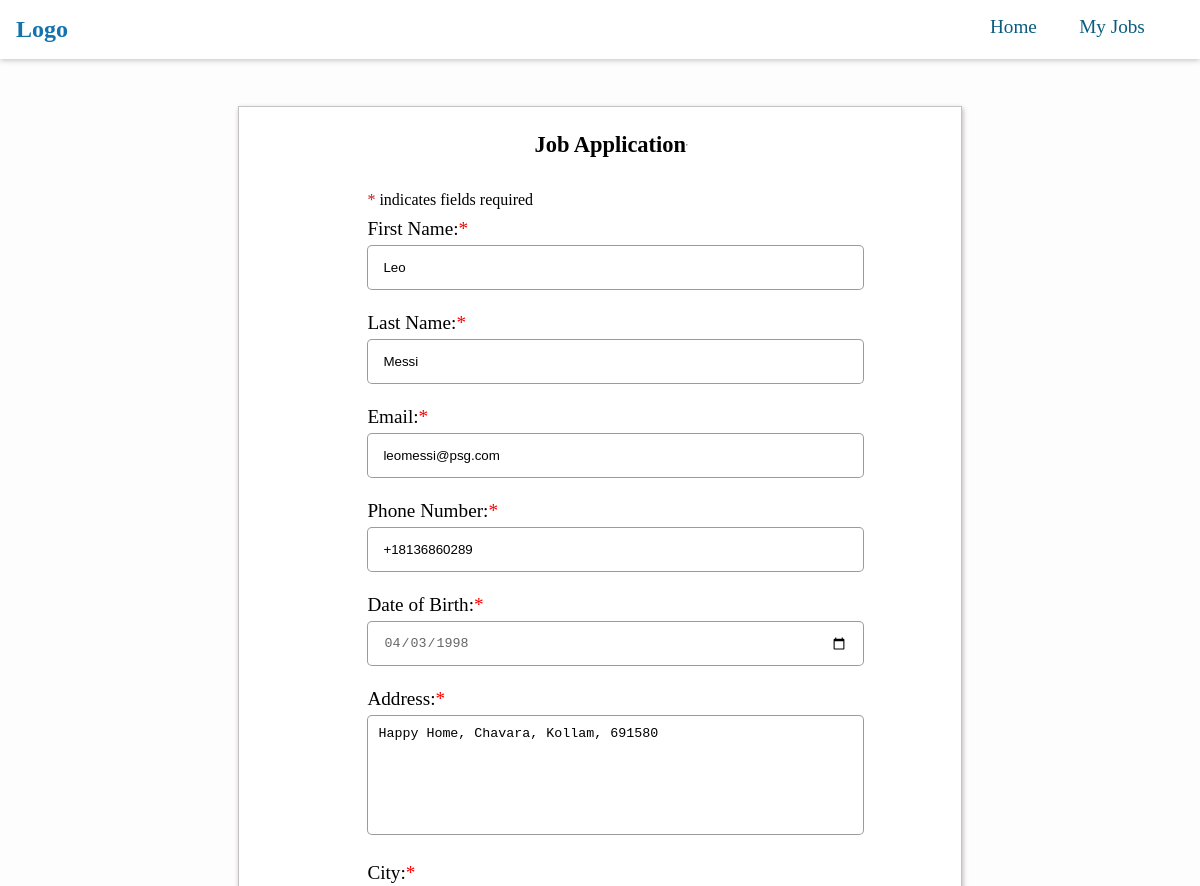
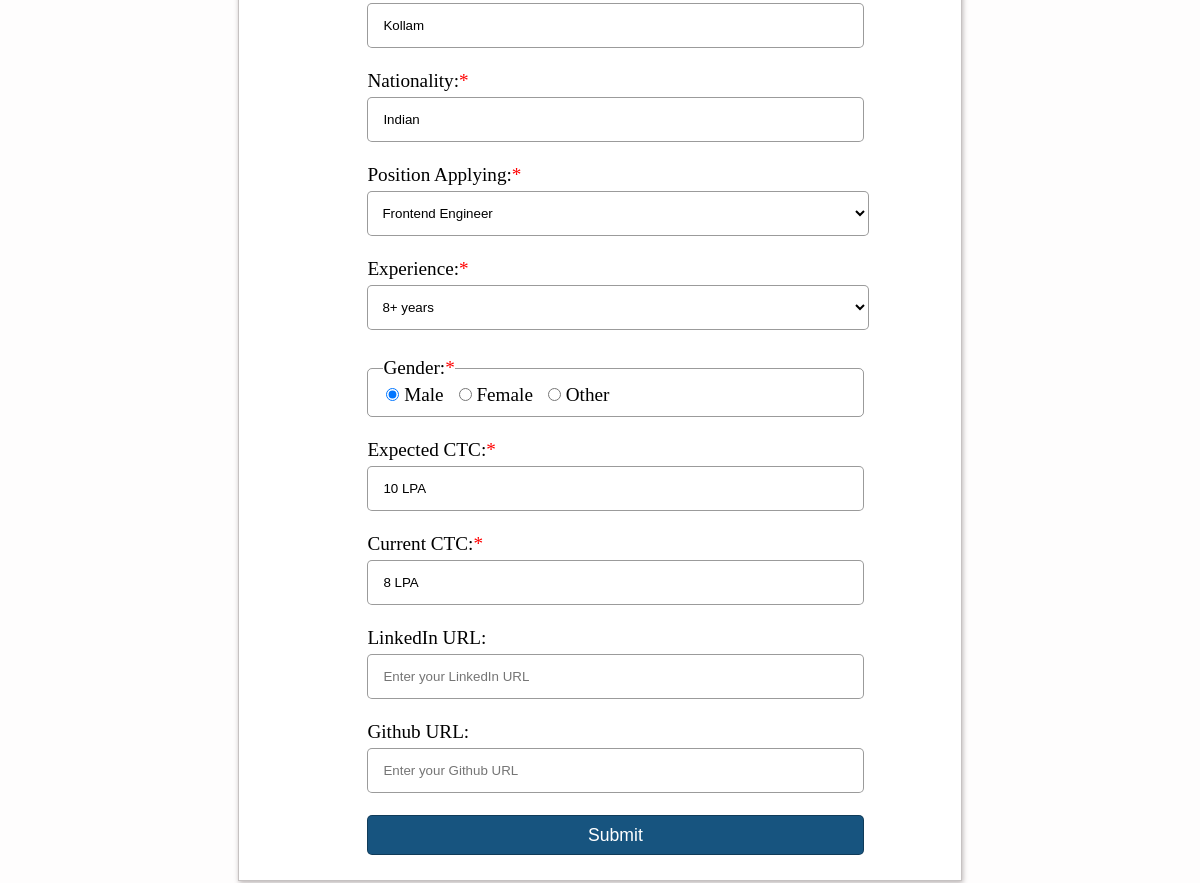
/edit/26/, run on the app's committed database (2 pictures, top to bottom).
### apply_job/models.py (models this page shows, shortened)
class JobApplication(models.Model):
    GENDER = [
        ("M", "Male"),
        ("F", "Female"),
        ("O", "Other"),
    ]
    EXPERIENCE = [
        ("1", "Fresher"),
        ("2", "1-2 years"),
        ("3", "3-5 years"),
        ("4", "6-8 years"),
        ("5", "8+ years"),
    ]
    first_name = models.CharField(max_length=25, blank=True)
    last_name = models.CharField(max_length=25, blank=True)
    email = models.EmailField(max_length=100, blank=True)
    phone_number = PhoneNumberField(region="US", blank=True)
    date_of_birth = models.DateField(blank=True)
    address = models.TextField(blank=True)
    city = models.CharField(max_length=50, blank=True)
    nationality = models.CharField(max_length=30, blank=True)
    position_applying = models.ForeignKey(Position, on_delete=models.CASCADE, blank=True)
    experience = models.CharField(max_length=20, choices=EXPERIENCE, blank=True)
    gender = models.CharField(max_length=10, choices=GENDER, blank=True)
    date_applied = models.DateTimeField(auto_now=True, blank=True)
    expected_ctc = models.CharField(max_length=50, blank=True)
    current_ctc = models.CharField(max_length=50, blank=True)
    linkedin_url = models.URLField(null=True, blank=True)
    github_url = models.URLField(null=True, blank=True)

### apply_job/views.py (the view)
# urls.py: path("edit/<str:pk>/", views.edit_form, name="edit"),
def edit_form(request, pk):
    application = JobApplication.objects.get(id=pk)
    form = ApplicationForm(instance=application)  # instance of form with filled
    if request.method == "POST":
        form = ApplicationForm(request.POST, instance=application)
        if form.is_valid():
            form.save()
            messages.success(request, "Successfully edited your application")
            return redirect("myjobs")
    content = {"form": form}
    return render(request, "apply_job/application_form.html", content)

### apply_job/models.py (called while the page is built)
    def __str__(self):
        return self.title

### apply_job/templates/apply_job/application_form.html (shortened to what this page needs)
{% extends "base.html" %}
{% load static %}
{% block content %}
    <form action="" method="POST" class="application-form" autocomplete="off">
            <div class="container">
                <div class="head-cont">
                    <h3>Job Application</h3>
                    <hr>
                </div>
                <div class="field-indicator">
                    <small><span class="asterisk">*</span> <span>indicates fields required</span></small>
                </div>
            {{form.as_div}}
            <div class="btn-cont">
                <input type="submit" value="Submit" id="form-submit" class="btn btn-apply" onsubmit="validate()">
            </div>
        </div>
    </form>
{% endblock %}

### static/styles/main.css (style rules this page uses)
* { padding: 0; margin: 0; box-sizing: border-box; }

### static/styles/form_style.css (style rules this page uses)
.application-form { width: 100%; padding: 1em; background: rgba(253, 250, 250, 0.4) ; display: flex; flex-direction: column; justify-content: center; align-items: center; margin-top: 50px; }
.container { font-size: 1.2rem; background-color: #fff; border: 1px solid rgb(198, 194, 194); width: 62%; padding-top: 25px; padding-bottom: 25px; padding-left: 11%; padding-right: 10px; margin: 60px; margin-top: 40px; display: flex; flex-direction: column; justify-content: center; box-shadow: 1px 2px 5px rgb(188, 182, 182); }
#texta { width:85%; display: inline; margin:5px 0 22px 0; padding: 10px; height: 120px; resize: none; border: 1px solid rgba(7, 7, 7, 0.4); border-radius: 5px; }
.asterisk { color: rgb(192, 28, 28); }
.field-indicator { float: left; margin-top: 0; margin-bottom: 8px; padding: 0; }
.text { width:85%; margin:5px 0 22px 0; padding: 15px; height: 45px; border: 1px solid rgba(7, 7, 7, 0.4); border-radius: 5px; outline: none; background-color: #fff; }
.container select { width: 86%; padding: 10px; }
.head-cont { display: flex; margin-bottom: 30px; margin-right: 6rem; align-items: center; justify-content: center; }
.btn-cont { padding: 0; margin: 0; width: 85%; }
.btn { width: 100%; height: 40px; background-color: rgb(23, 84, 127); border-radius: 5px; color: #fff; font-size: 1.1rem; border: 1px solid rgba(0, 0, 0, 0.3); cursor: pointer; }
label { display: block; }
label::after { content: "*"; color: red; }
legend::after { content: "*"; color: red; }
#id_gender { display: flex; flex-direction: row; justify-content: flex-start; align-items: center; margin-top: -13px; font-size: 1em; padding: 3px; }
#id_gender_2 { margin-left: 15px; }
#id_gender_3 { margin-left: 15px; }
fieldset { width:85%; margin:5px 0 22px 0; padding: 15px; height: 60px; border: 1px solid rgba(7, 7, 7, 0.4); border-radius: 5px; outline: none; }
label[for="id_linkedin_url"]::after { content: ''; }
label[for="id_github_url"]::after { content: ''; }
label[for="id_gender_1"]::after { content: ''; }
label[for="id_gender_2"]::after { content: ''; }
label[for="id_gender_3"]::after { content: ''; }
input[type="date"]::before { content: attr(placeholder); position: absolute; color: #999999; }
input[type="date"] { color: #ffffff; }
input[type="date"]:focus, input[type="date"]:valid { color: #666666; }
input[type="date"]:focus::before, input[type="date"]:valid::before { content: ""; }

### data on the page
JobApplication: first_name "Leo", last_name "Messi", email "leomessi@psg.com", phone_number "+18136860289", date_of_birth "04/03/1998", address "Happy Home, Chavara, Kollam, 691580", city "Kollam", nationality "Indian", position_applying "Frontend Engineer", experience "8+ years", gender "☑ Male ☐ Female ☐ Other", expected_ctc "10 LPA", current_ctc "8 LPA"
